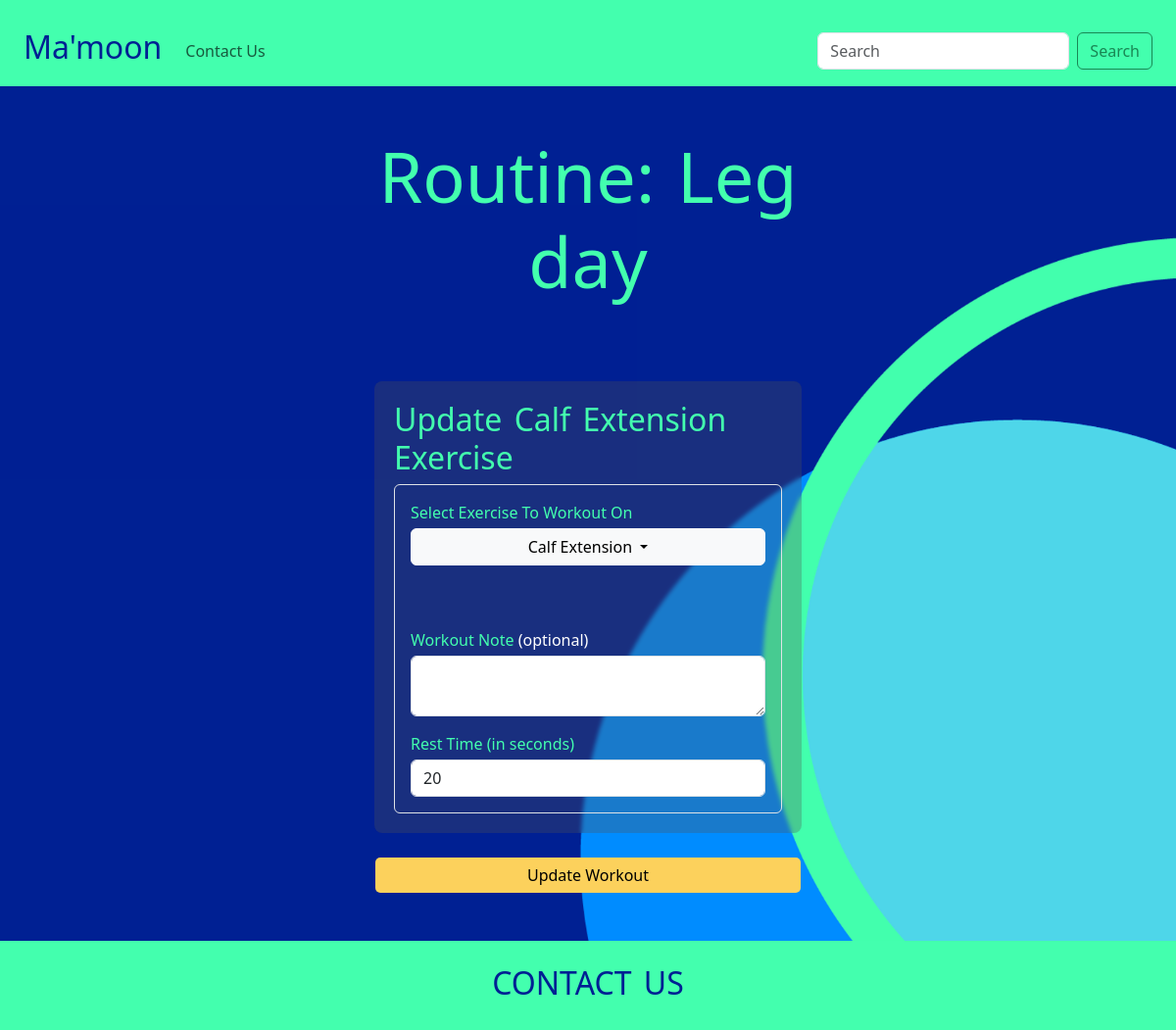
Screenshot of /workouts/update/20/ with the database file from the repository.
### routines/models.py (models this page shows, shortened)
class Routine(models.Model):
    name = models.CharField(max_length=256)
    user = models.ForeignKey(User, on_delete=models.CASCADE)
    is_public = models.BooleanField(default=True)

### workouts/models.py (models this page shows, shortened)
class Workout(models.Model):
    routine = models.ForeignKey(Routine, on_delete=models.CASCADE)
    exercise = models.ForeignKey(Exercise, on_delete=models.CASCADE)
    note = models.TextField(blank=True)
    restTime = models.PositiveIntegerField(blank=True)
    start_time = models.DateTimeField(default=timezone.now)
    created_at = models.DateTimeField(auto_now_add=True)

### exercises/models.py (models this page shows, shortened)
class Exercise(models.Model):
    class WorkoutCategory(models.TextChoices):
        HOME_WORKOUT = 'home', 'Home Workout'
        CLUB_WORKOUT = 'club', 'Club Workout'
        BOTH_WORKOUTS = 'both', 'Home and Club Workouts'
    class EquipmentCategory(models.TextChoices):
        NO_EQUIPMENT = 'none', 'No Machine'
        MACHINE = 'machine', 'Machine'
    class ExerciseCategory(models.TextChoices):
        STRENGTH = 'strength', 'Strength'
        CARDIO = 'cardio', 'Cardio'
        FLEXIBILITY = 'flexibility', 'Flexibility'
    name = models.CharField(max_length=256)
    description = models.TextField(blank=True)
    image = models.ImageField(upload_to="media/images/exercises/")
    video_link = models.URLField(blank=True)
    video = models.FileField(upload_to="media/videos/", blank=True)
    workout_category = models.CharField(
        max_length=30,
        choices=WorkoutCategory.choices
    )
    equipment_category = models.CharField(
        max_length=30,
        choices=EquipmentCategory.choices
    )
    exercise_category = models.CharField(
        max_length=30,
        choices=ExerciseCategory.choices
    )

### workouts/views.py (the view, shortened to what this page needs)
# urls.py: path("update/<workout_id>/", views.update_workout_view, name="update_workout_view"),
def update_workout_view(request:HttpRequest, workout_id:int):
    workout = Workout.objects.get(pk=workout_id)
    routine = Routine.objects.get(pk=workout.routine.id)
    exercises = Exercise.objects.all()
    return render(
        request,"workouts/update_workout.html",
        {
            "routine": routine,
            'workout':workout,
            'exercises': exercises,
        },
    )

### workouts/templates/workouts/update_workout.html (shortened to what this page needs)
{% extends 'main/base.html' %}
{% block content %}
{% load static %}
<div class="d-flex flex-column justify-content-center align-items-center">
    <div class="row justify-content-center w-100">
        <div class="col-12 col-sm-10 col-lg-5">
            <form class="d-flex flex-column gap-4" action="{% url 'workouts:update_workout_view' workout.id %}" method="post" enctype="multipart/form-data">
                <div class="d-flex flex-column mb-5" style="width: 100%;">
                    <h1 class="text-sm-center">Routine: {{ routine.name }}</h1>
                </div>
                <div class="transparent-bg">
                    <h2>Update {{ workout.exercise.name }} Exercise</h2>
                    <div class="d-flex flex-column gap-3 border p-3 rounded">
                        <div class="d-flex flex-column gap-1 mb-5">
                            <label for="exercise">Select Exercise To Workout On</label>
                            <div class="dropdown">
                                <button class="btn btn-light dropdown-toggle w-100" type="button" id="exerciseDropdown" data-bs-toggle="dropdown">
                                    {{ workout.exercise.name }}
                                </button>
                            </div>
                        </div>
                        <div class="d-flex flex-column gap-1">
                            <label for="note">Workout Note <span class="text-white">(optional)</span></label>
                            <textarea name="note" id="note" class="form-control">{{ workout.note }}</textarea>
                        </div>
                        <div class="d-flex flex-column gap-1">
                            <label for="restTime">Rest Time (in seconds)</label>
                            <input type="number" name="restTime" id="restTime" value="{{ workout.restTime }}" placeholder="e.g., 30" class="form-control" />
                        </div>
                    </div>
                </div>
                <input type="submit" value="Update Workout" class="btn form-control" style="background-color: #fcd15c; color: black"/>
            </form>
        </div>
    </div>
</div>
{% endblock %}

### main/static/css/style.css (style rules this page uses)
body { background-color: #43FFAE; }
h1 { font-size: 4.5rem; color: #43FFAE; }
h1, h2 { word-spacing: 4px; }
.transparent-bg { background-color: rgba(83, 83, 83, 0.3); border-radius: 8px; padding: 20px; backdrop-filter: blur(2px); }

### rows the page displays
Routine: name "Leg day"
Workout: exercise.name "Calf Extension", restTime "20"
